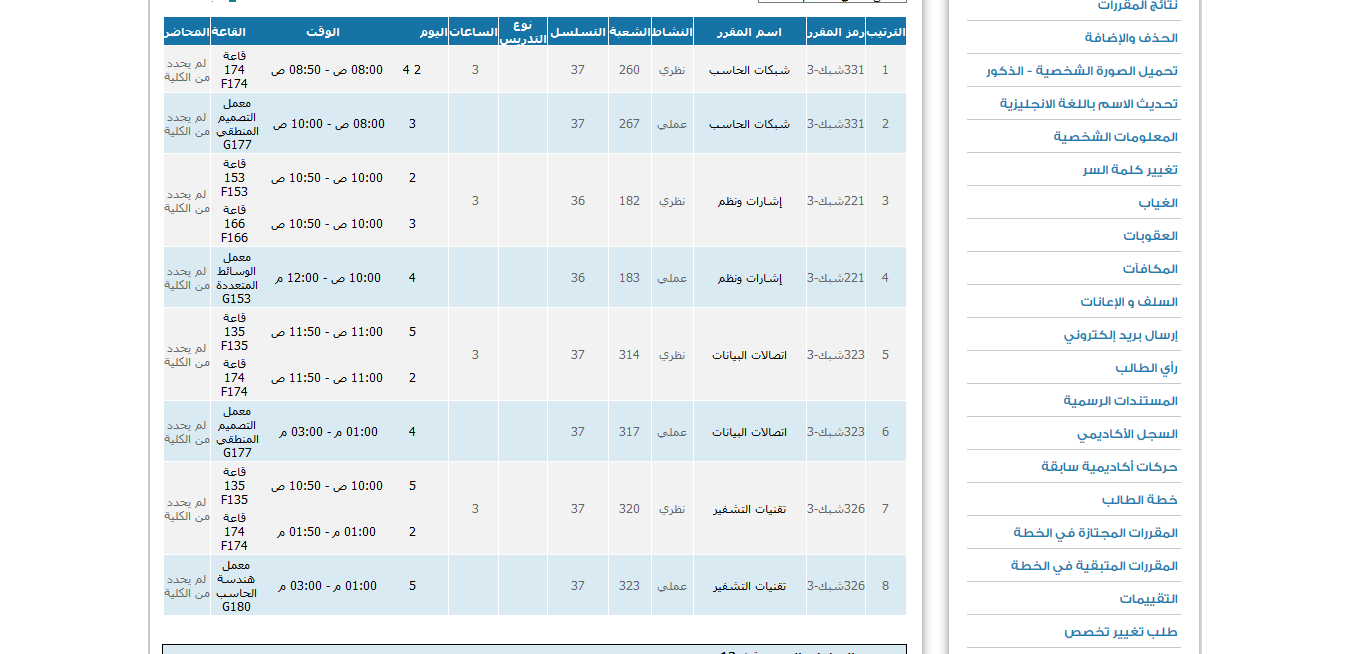
#> input picture screenshots/screenshot.png, 1349 x 654 px
$ python crop.py
#> lines starting #> are read from the running program, lines starting #| are printed output that depends on the picture
from PIL import Image

img = Image.open("screenshot.png")
#> img is the input picture: PIL image 1349x654 RGBA; mean R, G, B, A 234.1, 239.8, 242.9, 255

area = (60, 20, 930, 610)

crop = img.crop(area)
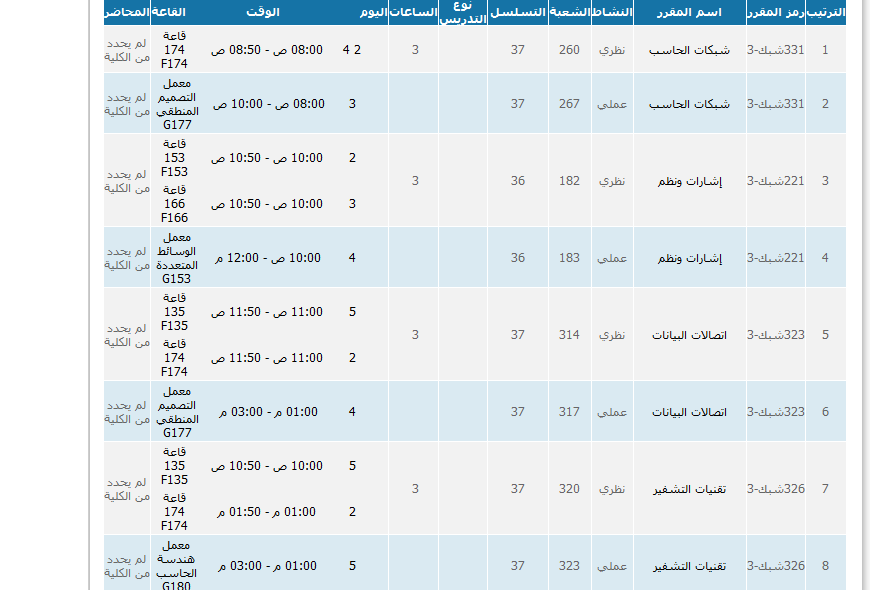
#> crop: PIL image 870x590 RGBA; mean R, G, B, A 225, 233.2, 237.5, 255

crop.show()
